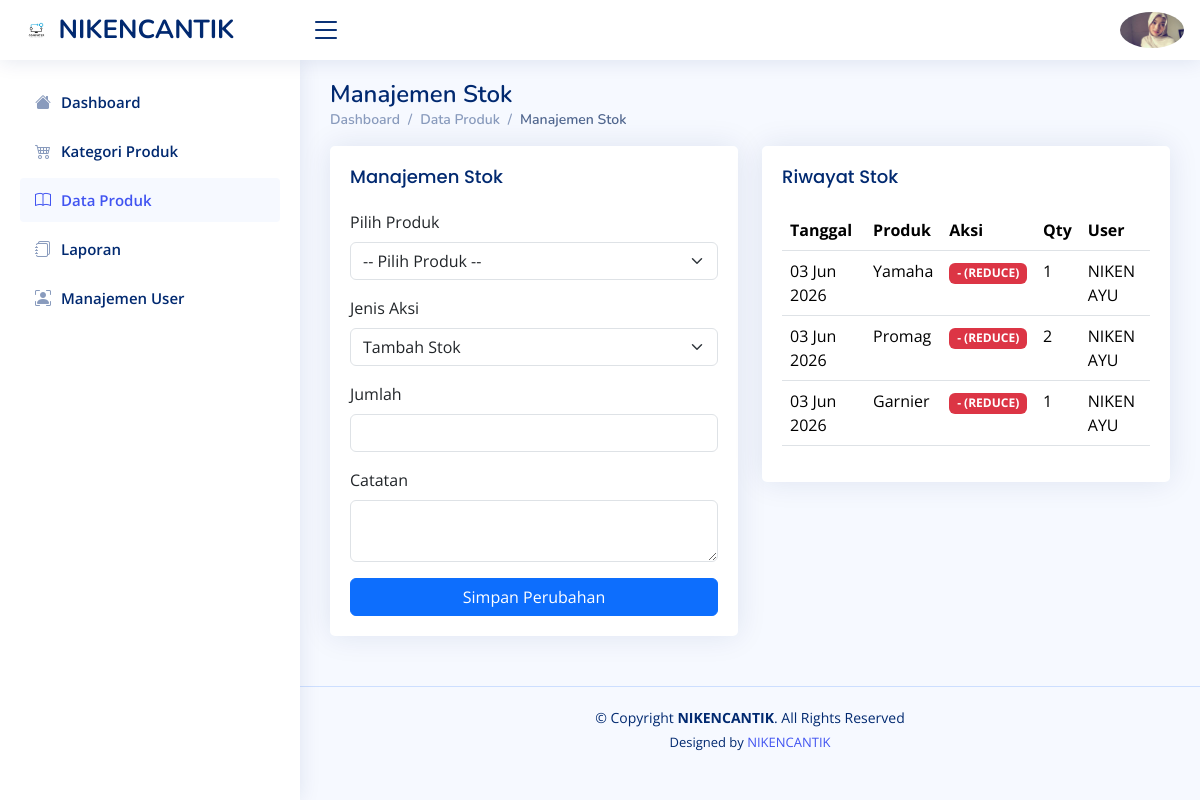
The app's page /stok.php with its own data.
### tables this page shows
CREATE TABLE `stock_logs` (
  `id` int(11) NOT NULL,
  `product_id` int(11) DEFAULT NULL,
  `change_type` enum('ADD','EDIT','REDUCE') DEFAULT NULL,
  `qty` int(11) DEFAULT NULL,
  `stock_before` int(11) DEFAULT NULL,
  `stock_after` int(11) DEFAULT NULL,
  `note` varchar(255) DEFAULT NULL,
  `created_at` timestamp NOT NULL DEFAULT current_timestamp(),
  `created_by` int(11) DEFAULT NULL
);

CREATE TABLE `products` (
  `id` int(11) NOT NULL,
  `category_id` int(11) DEFAULT NULL,
  `product_code` varchar(50) DEFAULT NULL,
  `product_name` varchar(150) DEFAULT NULL,
  `stock` int(11) DEFAULT 0,
  `min_stock` int(11) DEFAULT 5,
  `price` int(11) DEFAULT NULL,
  `gambar` varchar(255) NOT NULL,
  `created_at` timestamp NULL DEFAULT current_timestamp(),
  `update_at` timestamp NULL DEFAULT NULL
);

CREATE TABLE `users` (
  `id` int(11) NOT NULL,
  `name` varchar(1000) DEFAULT NULL,
  `email` varchar(100) DEFAULT NULL,
  `password` varchar(255) DEFAULT NULL,
  `role` enum('admin','staff') DEFAULT 'staff',
  `is_active` tinyint(1) DEFAULT 1,
  `created_at` timestamp NOT NULL DEFAULT current_timestamp()
);

### stok.php (the view, shortened to what this page needs)
<?php
include "koneksi.php";
?>
<!DOCTYPE html>
<html lang="en">
<head>
  <link href="assets/vendor/bootstrap/css/bootstrap.min.css" rel="stylesheet">
  <link href="assets/vendor/bootstrap-icons/bootstrap-icons.css" rel="stylesheet">
  <link href="assets/vendor/boxicons/css/boxicons.min.css" rel="stylesheet">
  <link href="assets/vendor/quill/quill.snow.css" rel="stylesheet">
  <link href="assets/vendor/quill/quill.bubble.css" rel="stylesheet">
  <link href="assets/vendor/remixicon/remixicon.css" rel="stylesheet">
  <link href="assets/vendor/simple-datatables/style.css" rel="stylesheet">
  <link href="assets/css/style.css" rel="stylesheet">
</head>
<body>
  <header id="header" class="header fixed-top d-flex align-items-center">
    <div class="d-flex align-items-center justify-content-between">
      <a href="index.php" class="logo d-flex align-items-center">
        <img src="assets/img/komputer.jpg" alt="">
        <span class="d-none d-lg-block">NIKENCANTIK</span>
      </a>
      <i class="bi bi-list toggle-sidebar-btn"></i>
    </div>
          <nav class="header-nav ms-auto">
            <ul class="d-flex align-items-center">
              <li class="nav-item dropdown pe-3">
                <a
                  class="nav-link nav-profile d-flex align-items-center pe-0"
                  href="#"
                  data-bs-toggle="dropdown">
                  <img
                    src="assets/img/niken.jpeg"
                    alt="Profile"
                    class="rounded-circle" /></a>
              </li>
            </ul>
          </nav>
     </header>
   <aside id="sidebar" class="sidebar">
    <ul class="sidebar-nav" id="sidebar-nav">
      <li class="nav-item">
        <a class="nav-link collapsed" href="index.php">
          <i class="bi bi-house-fill"></i>
          <span>Dashboard</span>
        </a>
      </li>
      <li class="nav-item">
        <a class="nav-link collapsed" href="kategori_produk.php">
         <i class="bi bi-cart4"></i>
          <span>Kategori Produk</span>
        </a>
      </li>
      <li class="nav-item">
        <a class="nav-link " href="data_produk.php">
         <i class="bi bi-book"></i>
          <span>Data Produk</span>
        </a>
      </li>
      <li class="nav-item">
        <a class="nav-link collapsed" href="laporan.php">
          <i class="bi bi-journals"></i>
          <span>Laporan</span>
        </a>
      </li>
      <li class="nav-item">
        <a class="nav-link collapsed" href="users.php">
          <i class="bi bi-person-bounding-box"></i>
          <span>Manajemen User</span>
        </a>
      </li>
    </ul>
  </aside>
  <main id="main" class="main">
    <div class="pagetitle">
      <h1>Manajemen Stok</h1>
      <nav>
        <ol class="breadcrumb">
          <li class="breadcrumb-item"><a href="index.php">Dashboard</a></li>
          <li class="breadcrumb-item ">Data Produk</li>
          <li class="breadcrumb-item active">Manajemen Stok</li>
        </ol>
      </nav>
    </div>
    <section class="section">
      <div class="row">
        <div class="col-lg-6">
          <div class="card">
            <div class="card-body">
              <h5 class="card-title">Manajemen Stok</h5>
              <form method="POST">
                <div class="mb-3">
  <label class="form-label">Pilih Produk</label>
  <select name="product_id" class="form-select" required>
    <option selected disabled>-- Pilih Produk --</option>
  </select>
</div>
<div class="mb-3">
  <label class="form-label">Jenis Aksi</label>
  <select name="change_type" class="form-select">
    <option value="ADD">Tambah Stok</option>
  </select>
</div>
                <div class="mb-3">
                  <label class="form-label">Jumlah</label>
                  <input type="number" name="qty" class="form-control" required>
                </div>
<div class="mb-3">
  <label class="form-label">Catatan</label>
  <textarea name="note" class="form-control" rows="2"></textarea>
</div>
                <button type="submit" name="submit" class="btn btn-primary w-100">Simpan Perubahan</button>
              </form>
            </div>
          </div>
        </div>
        <div class="col-lg-6">
          <div class="card">
            <div class="card-body">
              <h5 class="card-title">Riwayat Stok</h5>
              <table class="table">
                <thead>
                  <tr>
                    <th>Tanggal</th>
                    <th>Produk</th>
                    <th>Aksi</th>
                    <th>Qty</th>
                    <th>User</th>
                  </tr>
                </thead>
                <tbody>
                  <?php
                  $query = mysqli_query($conn, "
                                SELECT sl.*, p.product_name, u.name
                                FROM stock_logs sl
                                JOIN products p ON sl.product_id = p.id
                                JOIN users u ON sl.created_by = u.id
                                ORDER BY sl.created_at DESC
                            ");
                  while ($row = mysqli_fetch_assoc($query)) {
                    $badge = ($row['change_type'] == 'ADD')
                      ? "<span class='badge bg-success'>+ (ADD)</span>"
                      : "<span class='badge bg-danger'>- (REDUCE)</span>";
                    echo "
                                    <tr>
                                        <td>" . date('d M Y', strtotime($row['created_at'])) . "</td>
                                        <td>{$row['product_name']}</td>
                                        <td>{$badge}</td>
                                        <td>{$row['qty']}</td>
                                        <td>{$row['name']}</td>
                                    </tr>
                                ";
                  }
                  ?>
                </tbody>
              </table>
            </div>
          </div>
        </div>
      </div>
    </section>
  </main>
  <footer id="footer" class="footer">
    <div class="copyright">
      &copy; Copyright <strong><span>NIKENCANTIK</span></strong>. All Rights Reserved
    </div>
    <div class="credits">
      Designed by <a href="https://bootstrapmade.com/">NIKENCANTIK</a>
    </div>
  </footer>
</body>
</html>

### assets/css/style.css (style rules this page uses)
:root { scroll-behavior: smooth; }
body { font-family: "Open Sans", sans-serif; background: #f6f9ff; color: #444444; }
a { color: #4154f1; text-decoration: none; }
h1, h2, h3, h4, h5, h6 { font-family: "Nunito", sans-serif; }
#main { margin-top: 60px; padding: 20px 30px; transition: all 0.3s; }
.pagetitle { margin-bottom: 10px; }
.pagetitle h1 { font-size: 24px; margin-bottom: 0; font-weight: 600; color: #012970; }
.card { margin-bottom: 30px; border: none; border-radius: 5px; box-shadow: 0px 0 30px rgba(1, 41, 112, 0.1); }
.card-title { padding: 20px 0 15px 0; font-size: 18px; font-weight: 500; color: #012970; font-family: "Poppins", sans-serif; }
.card-body { padding: 0 20px 20px 20px; }
.breadcrumb { font-size: 14px; font-family: "Nunito", sans-serif; color: #899bbd; font-weight: 600; }
.breadcrumb a { color: #899bbd; transition: 0.3s; }
.breadcrumb .breadcrumb-item::before { color: #899bbd; }
.breadcrumb .active { color: #51678f; font-weight: 600; }
.logo { line-height: 1; }
@media (min-width: 1200px) { .logo { width: 280px; } }
.logo img { max-height: 26px; margin-right: 6px; }
.logo span { font-size: 26px; font-weight: 700; color: #012970; font-family: "Nunito", sans-serif; }
.header { transition: all 0.5s; z-index: 997; height: 60px; box-shadow: 0px 2px 20px rgba(1, 41, 112, 0.1); background-color: #fff; padding-left: 20px; }
.header .toggle-sidebar-btn { font-size: 32px; padding-left: 10px; cursor: pointer; color: #012970; }
.header-nav ul { list-style: none; }
.header-nav>ul { margin: 0; padding: 0; }
.header-nav .nav-profile { color: #012970; }
.header-nav .nav-profile img { max-height: 36px; }
.sidebar { position: fixed; top: 60px; left: 0; bottom: 0; width: 300px; z-index: 996; transition: all 0.3s; padding: 20px; overflow-y: auto; scrollbar-width: thin; scrollbar-color: #aab7cf transparent; box-shadow: 0px 0px 20px rgba(1, 41, 112, 0.1); background-color: #fff; }
@media (min-width: 1200px) { #main, #footer { margin-left: 300px; } }
.sidebar-nav { padding: 0; margin: 0; list-style: none; }
.sidebar-nav li { padding: 0; margin: 0; list-style: none; }
.sidebar-nav .nav-item { margin-bottom: 5px; }
.sidebar-nav .nav-link { display: flex; align-items: center; font-size: 15px; font-weight: 600; color: #4154f1; transition: 0.3; background: #f6f9ff; padding: 10px 15px; border-radius: 4px; }
.sidebar-nav .nav-link i { font-size: 16px; margin-right: 10px; color: #4154f1; }
.sidebar-nav .nav-link.collapsed { color: #012970; background: #fff; }
.sidebar-nav .nav-link.collapsed i { color: #899bbd; }
.footer { padding: 20px 0; font-size: 14px; transition: all 0.3s; border-top: 1px solid #cddfff; }
.footer .copyright { text-align: center; color: #012970; }
.footer .credits { padding-top: 5px; text-align: center; font-size: 13px; color: #012970; }

### records on screen
stock_logs: created_at "03 Jun 2026", product.product_name "Yamaha", change_type "- (REDUCE)", qty "1", users.name "NIKEN AYU"
stock_logs: created_at "03 Jun 2026", product.product_name "Promag", change_type "- (REDUCE)", qty "2", users.name "NIKEN AYU"
stock_logs: created_at "03 Jun 2026", product.product_name "Garnier", change_type "- (REDUCE)", qty "1", users.name "NIKEN AYU"
